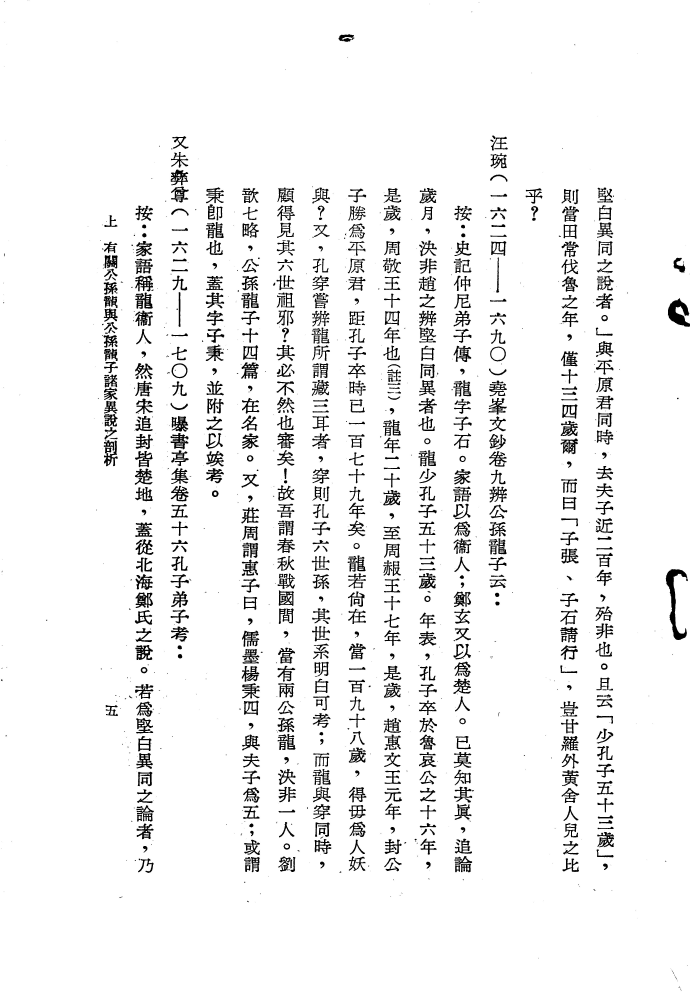
#> input picture (掃描檔)公孫龍與公孫龍子內文_結果15.jpg, 3448 x 4960 px (shown at 1/5 size)
$ python main.py
#> lines starting #> are read from the running program, lines starting #| are printed output that depends on the picture; after the words box and inside, x2 and y2 are one past the last pixel; in counts of white or black regions, pixels touching at a corner belong together
### utils/img_tools.py
import os
import cv2
import numpy as np
from PIL import Image


class ImgTools:
    @staticmethod
    def read_img(img_path):
        """
        讀取圖片
        :param img_path:輸入圖片路徑
        :return: 回傳原始圖片和圖像處理用圖片
        """
        org_img = Image.open(img_path).convert("L")  # 以PIL開啟圖片，避開cv2無法讀取中文的問題
        org_img = np.uint8(org_img)  # 轉cv2形式
        img = np.copy(org_img)  # 複製一份圖片做圖像處理
        return org_img, img

    @staticmethod
    def pil_save_img(new_img, img_path):
        """
        使用PIL儲存檔案，並壓縮成位元深度為1，group4壓縮形式的圖片
        :param new_img: 待儲存的圖像陣列
        :param img_path: 原始圖片路徑(用於提取出檔名，並在其後添加後綴詞)
        :return: save_file_name or False
        """
        try:
            file_name = os.path.basename(img_path)  # 提取出檔名.類型
            file_name = os.path.splitext(file_name)[0]  # 分割出檔名
            save_file_name = f"{file_name}_remove_noise.tif"  # 輸出檔名添加後綴_remove_noise

            _, new_img = cv2.threshold(new_img, 127, 255, cv2.THRESH_BINARY)  # 圖像二值化
            bool_img = np.bool_(new_img)  # 轉成True False陣列
            bool_img = Image.fromarray(bool_img)  # 轉成PIL圖片格式
            bool_img.save(save_file_name, dpi=(600, 600), compression="group4")  # 設定dpi，並以group4壓縮儲存
            return save_file_name
        except Exception as exc:
            print(exc)
            return False

    # [21 lines left out: function cv2_save_img, not called in this run]

### core/img_preprocess.py
import numpy as np
import cv2


class ImgPreprocess:
    @staticmethod
    def detect_contours(img, dilate_iter):
        """
        圖像前處理檢測輪廓
        :param img: 輸入處理的圖像
        :param dilate_iter: 膨脹迭待次數
        :return: 前處理完的圖像和輪廓資料
        """
        img = cv2.medianBlur(img, 3)  # 初步灰階模糊化過濾極小雜訊
        _, thresh = cv2.threshold(img, 127, 255, cv2.THRESH_BINARY_INV)  # 圖像二值化
        kernel = np.ones((3, 5), np.uint8)  # 濾波器參數
        thresh = cv2.dilate(thresh, kernel, iterations=dilate_iter)  # dilate_iter 膨脹迭代次數
        contours, _ = cv2.findContours(thresh, cv2.RETR_EXTERNAL, cv2.CHAIN_APPROX_SIMPLE)  # 抓取輪廓邊緣
        return img, contours

### core/img_detect_noise.py
import cv2


class ImgDetectNoise:
    @staticmethod
    def rt_keep_list(img, contours, min_area, indent):
        """
        根據設定的條件，回傳要保留的清單
        :param img:欲處理的圖像(用於提供邊界)
        :param contours:輪廓資料
        :param min_area:最小面積閾值
        :param indent:邊界內縮條件
        :return:要保留的輪廓編號清單
        """
        remove_list = []  # 將要清除的輪廓編號加入移除清單
        for i in range(len(contours)):
            area = cv2.contourArea(contours[i])  # 計算輪廓面積
            M = cv2.moments(contours[i])  # cv2計算圖像不變矩
            centroid_x = int(M["m10"] / M["m00"])  # 計算X方向質心
            centroid_y = int(M["m01"] / M["m00"])  # 計算Y方向質心
            # 若面積小於一定閾值，則加入清除清單
            if area < min_area:
                remove_list.append(i)
            # 設定四周邊界內縮距離
            if centroid_x < indent or centroid_x > (img.shape[1] - indent) or\
                    centroid_y < indent or centroid_y > (img.shape[0] - indent):
                remove_list.append(i)
        contours_list = list(range(len(contours)))  # 建立contours的輪廓清單
        # contours_list和要清除的清單remove_list取差集，便可以獲得要保留的清單
        keep_list = set(contours_list).difference(set(remove_list))
        return keep_list

### core/img_postprocess.py
import numpy as np
import cv2


class ImgPostprocess:
    @staticmethod
    def masking_org_img(org_img, contours, keep_list):
        """
        原始圖像與遮罩合併產生新的圖像
        :param org_img: 原始圖像
        :param contours: 輪廓資料
        :param keep_list: 要保留的輪廓編號清單
        :return: 新的圖像
        """
        mask = np.full(org_img.shape, 255, dtype=np.uint8)  # 建立全白的蒙版
        for i in keep_list:  # 根據keep_list來保留需要的資訊
            mask = cv2.drawContours(mask, contours, i, (0, 0, 0), -1)  # 將要保留的區塊在蒙版上塗黑
        new_img = cv2.add(org_img, mask)  # 原圖與蒙版疊加產生新的圖像
        return new_img

### main.py
import os
from utils.img_tools import ImgTools
from core.img_preprocess import ImgPreprocess
from core.img_detect_noise import ImgDetectNoise
from core.img_postprocess import ImgPostprocess


def main(img_path, dilate_iter, min_area, indent):
    """
    圖像處理主程式
    :param img_path:待處理圖片路徑
    :param dilate_iter:膨脹迭代次數
    :param min_area:最小面積閾值
    :param indent:邊界內縮條件
    :return:
    """
    # 讀入圖片
    org_img, img = ImgTools.read_img(img_path)
#> in read_img, org_img is the input picture: PIL image 3448x4960 L; min 0, max 255, mean 240.8
    # 圖像前處理 - 捕捉輪廓
    img, contours = ImgPreprocess.detect_contours(img, dilate_iter)
#> in detect_contours, `_, thresh = cv2.threshold(img, 127, 255, cv2.THRESH_BINARY_INV)`:
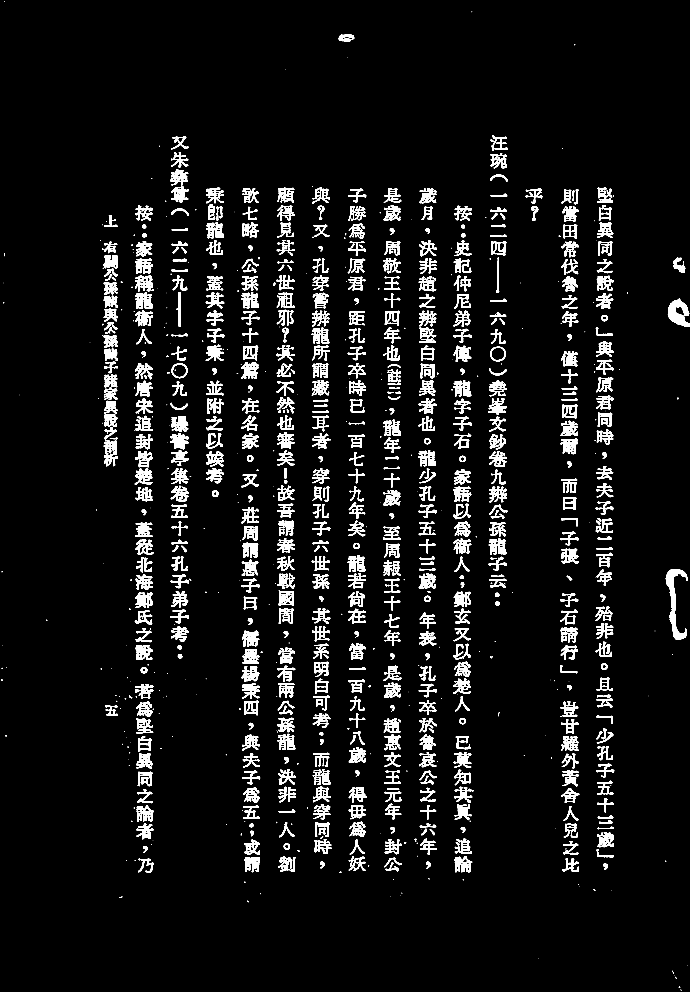
#> thresh: shape (4960, 3448) (shown at 1/5 size); 5.5% white; 1137 white regions (276 under 20 px), largest, box (x1, y1, x2, y2) and area: (3329, 2846, 3439, 3200) 11825, (3339, 1491, 3448, 1634) 8661, (859, 2080, 941, 2158) 3740
#> in detect_contours, `thresh = cv2.dilate(thresh, kernel, iterations=dilate_iter)`:
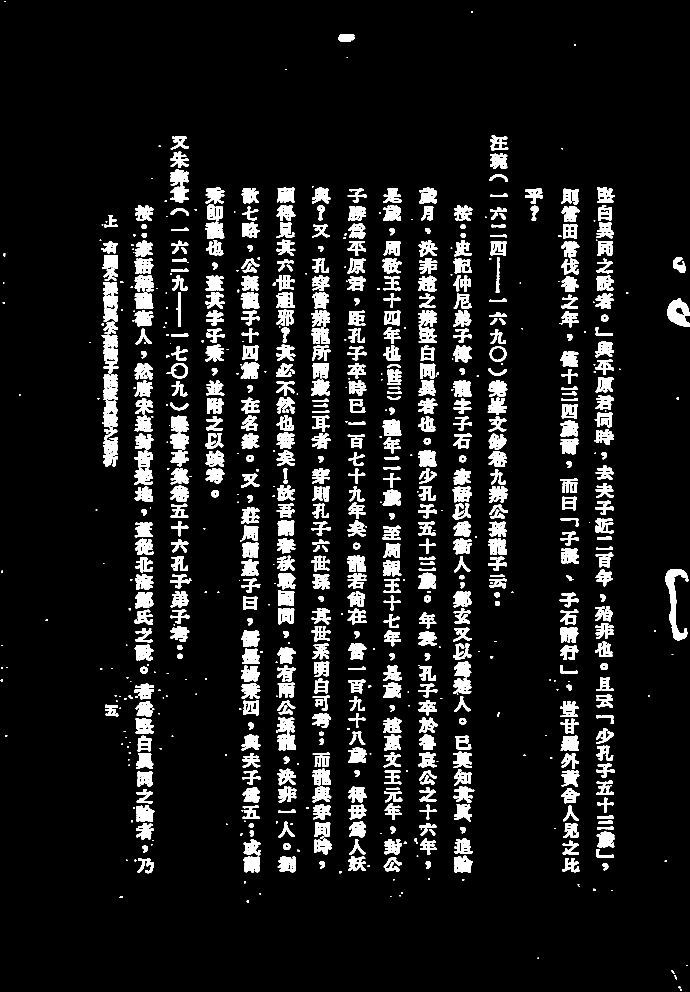
#> thresh: shape (4960, 3448) (shown at 1/5 size); 8.4% white; 897 white regions (31 under 20 px)
#> in detect_contours, `contours, _ = cv2.findContours(thresh, cv2.RETR_EXTERNAL, cv2.CHAIN_AP..`: contours = 894 contours, 78 with area under 20; largest, box (x1, y1, x2, y2) and area: (3327, 2845, 3441, 3201) 13443, (3337, 1490, 3448, 1635) 9504, (517, 2135, 590, 2332) 8309, (518, 2003, 590, 2134) 6329, (674, 1462, 766, 1545) 5590
    # 圖像處理 - 檢測雜訊，設定最小面積閾值(min_area)、邊界內縮(indent)
    keep_list = ImgDetectNoise.rt_keep_list(img, contours, min_area, indent)
#> the loop in rt_keep_list, `for i in range(len(contours)):` made 894 passes
#> (area, centroid_x, centroid_y) on passes 1 to 3: (33.5, 3404, 4949), (59, 3397, 4936), (70, 3379, 4889)
#> after the loop in rt_keep_list, `for i in range(len(contours)):`: remove_list = 307 values from 0 to 893
#> in rt_keep_list, `contours_list = list(range(len(contours)))`: contours_list = 894 values from 0 to 893
#> in rt_keep_list, `keep_list = set(contours_list).difference(set(remove_list))`: keep_list = 611 items
#> keep_list = 611 items
    # 圖像後處理 - 根據要保留的清單，將原始圖片內的資訊保留下來，生成新的圖片
    new_img = ImgPostprocess.masking_org_img(org_img, contours, keep_list)
#> the loop in masking_org_img, `for i in keep_list:` made 611 passes
#> pass 1, in masking_org_img, `mask = cv2.drawContours(mask, contours, i, (0, 0, 0), -1)`:
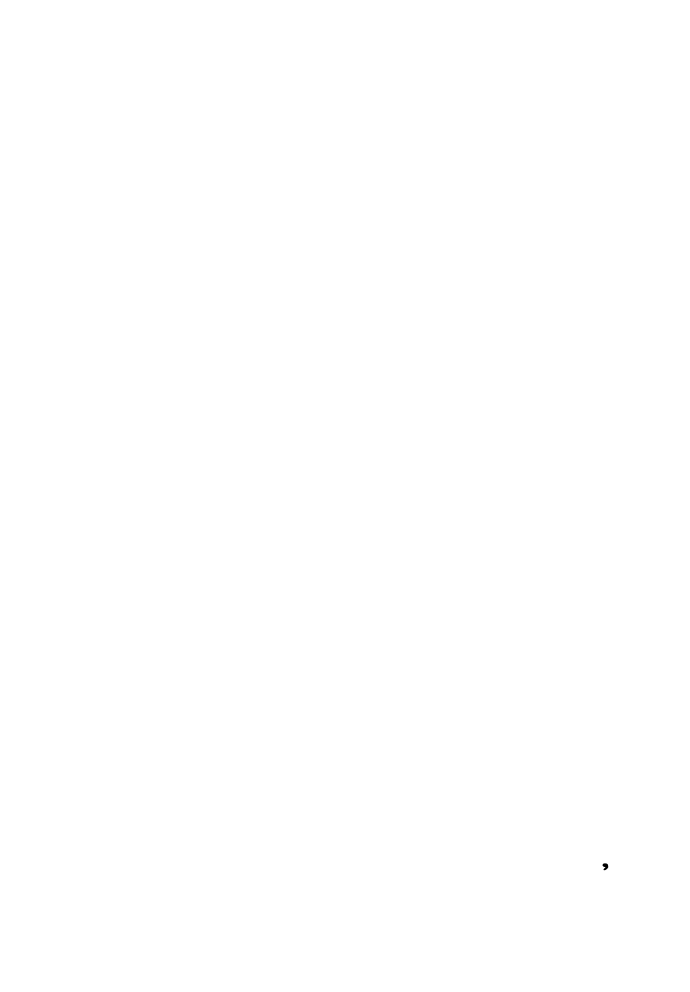
#> mask: shape (4960, 3448) (shown at 1/5 size); 100% white; 1 black region, box (x1, y1, x2, y2) and area: (3013, 4317, 3041, 4351) 655
#> after the loop in masking_org_img, `for i in keep_list:`:
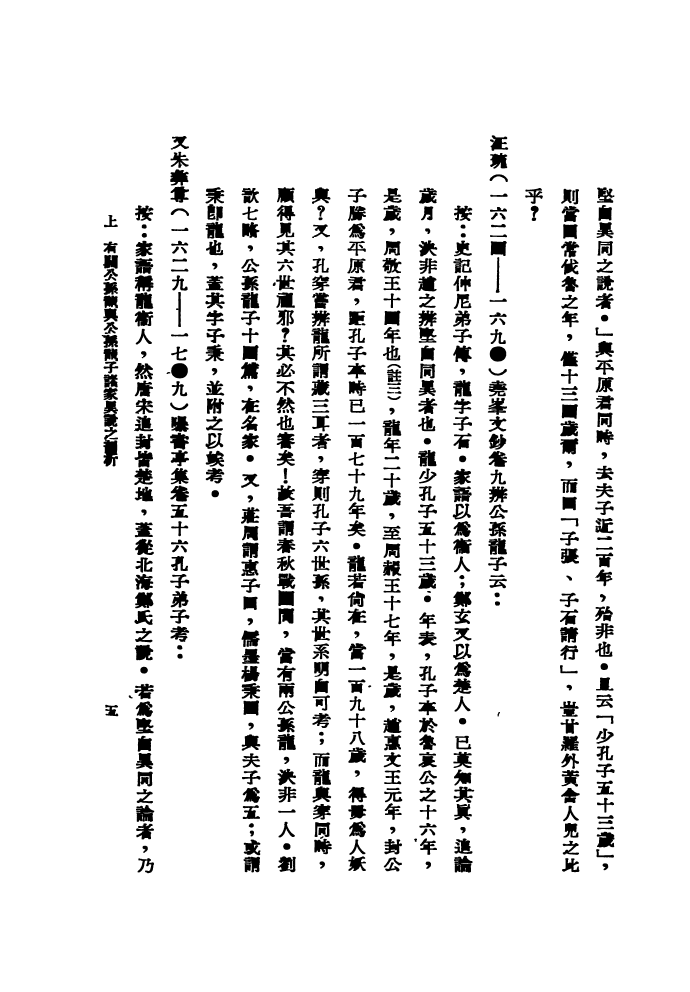
#> mask: shape (4960, 3448) (shown at 1/5 size); 91.1% white; 611 black regions, largest, box (x1, y1, x2, y2) and area: (517, 2135, 590, 2332) 8722, (518, 2003, 590, 2134) 6705, (674, 1462, 766, 1545) 5827
    # 儲存圖片
    save_img = ImgTools.pil_save_img(new_img, img_path)
#> in pil_save_img, `_, new_img = cv2.threshold(new_img, 127, 255, cv2.THRESH_BINARY)`:
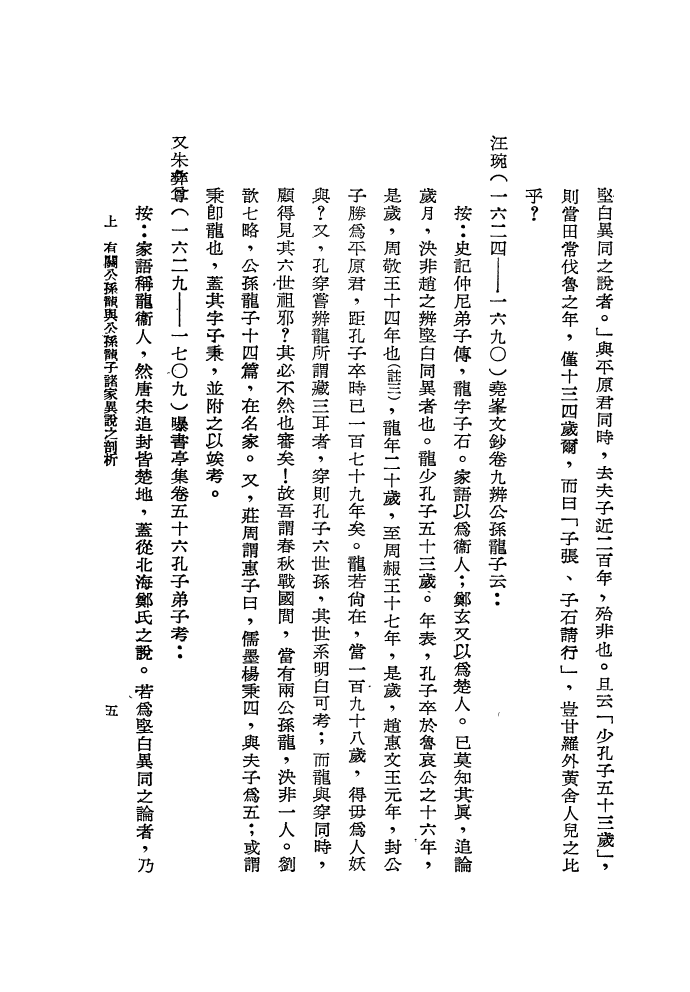
#> new_img: shape (4960, 3448) (shown at 1/5 size); 94.6% white; 864 black regions (43 under 20 px), largest, box (x1, y1, x2, y2) and area: (859, 2080, 941, 2158) 3717, (1206, 1812, 1294, 1894) 3658, (677, 2962, 765, 3040) 3641
#> save_img = '(掃描檔)公孫龍與公孫龍子內文_結果15_remove_noise.tif'
    if save_img:
        print(f"圖片已儲存 檔案名稱為{save_img}")
#| 圖片已儲存 檔案名稱為(掃描檔)公孫龍與公孫龍子內文_結果15_remove_noise.tif
    else:
        print("圖片未儲存")


if __name__ == "__main__":
    # 參數
    img_path = "./(掃描檔)公孫龍與公孫龍子內文_結果15.jpg"
    dilate_iter = 1
    min_area = 100
    indent = 200
    # 主程式
    main(img_path, dilate_iter, min_area, indent)
